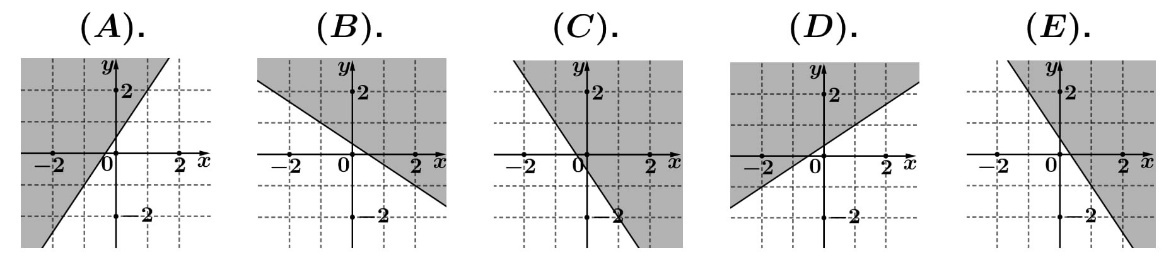
#> input picture api/prisma/data/100x100-v3/images/100V3-RATINEQ-13-A-03-1.jpeg, 1171 x 260 px
$ python split-choice-image.py data/100x100-v3/images/100V3-RATINEQ-13-A-03-1.jpeg data/100x100-v3/images/100V3-RATINEQ-13-A-09-2.jpeg
#> lines starting #> are read from the running program, lines starting #| are printed output that depends on the picture
#!/usr/bin/env python3
"""
A–E сонголтыг нэг өргөн зурагт хэвтээ байрлуулсан зургийг сонголт бүрээр таслана.

  python3 prisma/split-choice-image.py <зураг> <гаралтын угтвар> [--n 5] [--keep-label]

Алхам: цагаан босоо зурвасаар n багана болгоно → баганын дээд «(A).» шошгыг
(эхний хэвтээ цагаан зурвас хүртэлх хэсэг) хасна → цагаан захыг тайрна.
"""
import sys
from PIL import Image

def ink_mask(im, thr=200):
    g = im.convert("RGBA")
    bg = Image.new("RGBA", g.size, (255, 255, 255, 255))
    bg.alpha_composite(g)
    return bg.convert("L"), lambda v: v < thr

def runs(flags):
    out, start = [], None
    for i, f in enumerate(flags + [False]):
        if f and start is None:
            start = i
        elif not f and start is not None:
            out.append([start, i])
            start = None
    return out

def split_columns(gray, is_ink, n):
    w, h = gray.size
    px = gray.load()
    col = [any(is_ink(px[x, y]) for y in range(h)) for x in range(w)]
    segs = runs(col)
    # хамгийн жижиг завсраар нь нийлүүлж n хэсэг болгоно
    while len(segs) > n:
        gaps = [(segs[i + 1][0] - segs[i][1], i) for i in range(len(segs) - 1)]
        _, i = min(gaps)
        segs[i] = [segs[i][0], segs[i + 1][1]]
        del segs[i + 1]
    return segs

def strip_label(gray, is_ink, box):
    x0, x1 = box
    w, h = gray.size
    px = gray.load()
    rows = [any(is_ink(px[x, y]) for x in range(x0, x1)) for y in range(h)]
    blocks = runs(rows)
    if len(blocks) >= 2:
        first = blocks[0]
        # шошго: намхан (зургийн өндрийн 25%-иас бага) эхний блок
        if first[1] - first[0] < h * 0.25:
            return blocks[1][0], blocks[-1][1]
    return blocks[0][0], blocks[-1][1]

def main():
    src, prefix = sys.argv[1], sys.argv[2]
    n = int(sys.argv[sys.argv.index("--n") + 1]) if "--n" in sys.argv else 5
    keep = "--keep-label" in sys.argv
    im = Image.open(src).convert("RGBA")
    gray, is_ink = ink_mask(im)
#> in ink_mask, `bg = Image.new("RGBA", g.size, (255, 255, 255, 255))`: bg: PIL image 1171x260 RGBA; every value is 255
    segs = split_columns(gray, is_ink, n)
#> in split_columns, `col = [any(is_ink(px[x, y]) for y in range(h)) for x in range(w)]`: col = 1171 items, first 6: False, False, False, False, False, False
#> the loop in runs, `for i, f in enumerate(flags + [False]):` made 1172 passes
#> f on passes 1 to 12: False, False, False, False, False, False, False, False, False, False, False, False
#> after the loop in runs, `for i, f in enumerate(flags + [False]):`: out = [[21, 211], [257, 447], [494, 683], [730, 920], [967, 1156]]
#> in split_columns, `segs = runs(col)`: segs has the same summary as out in runs
#> segs has the same summary as out in runs
    if len(segs) != n:
        sys.exit(f"{src}: {len(segs)} багана олдлоо, {n} хүлээсэн")
    flat = Image.new("RGB", im.size, (255, 255, 255))
#> flat: PIL image 1171x260 RGB; every value is 255
    flat.paste(im, mask=im.split()[3])
#> flat is the input picture: PIL image 1171x260 RGB; min 0, max 255, mean 223.6
    for i, (x0, x1) in enumerate(segs):
        y0, y1 = (0, im.size[1]) if keep else strip_label(gray, is_ink, (x0, x1))
        crop = flat.crop((x0, y0, x1, y1))
        g2, ink2 = ink_mask(crop)
        bbox = Image.eval(g2, lambda v: 255 if ink2(v) else 0).getbbox()
        if bbox:
            crop = crop.crop(bbox)
        pad = Image.new("RGB", (crop.width + 16, crop.height + 16), (255, 255, 255))
        pad.paste(crop, (8, 8))
        out = f"{prefix}-{'ABCDE'[i]}.png"
        pad.save(out, optimize=True)
        print(out, pad.size)
#> this loop made 5 passes
#> (blocks in strip_label, y0, bbox) on passes 1 to 5: ([[12, 45], [58, 248]], 58, (0, 0, 190, 190)), ([[12, 45], [58, 248]], 58, (0, 0, 190, 190)), ([[12, 45], [60, 248]], 60, (0, 0, 189, 188)), ([[12, 45], [62, 248]], 62, (0, 0, 190, 186)), ([[12, 45], [60, 248]], 60, (0, 0, 189, 188))
#| data/100x100-v3/images/100V3-RATINEQ-13-A-09-2.jpeg-A.png (206, 206)
#| data/100x100-v3/images/100V3-RATINEQ-13-A-09-2.jpeg-B.png (206, 206)
#| data/100x100-v3/images/100V3-RATINEQ-13-A-09-2.jpeg-C.png (205, 204)
#| data/100x100-v3/images/100V3-RATINEQ-13-A-09-2.jpeg-D.png (206, 202)
#| data/100x100-v3/images/100V3-RATINEQ-13-A-09-2.jpeg-E.png (205, 204)
#> pass 1, in main, `crop = flat.crop((x0, y0, x1, y1))`:
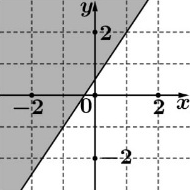
#> crop: PIL image 190x190 RGB; min 0, max 255, mean 206.3
#> after the loop:
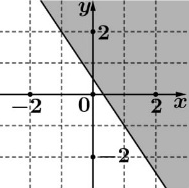
#> crop: PIL image 189x188 RGB; min 0, max 255, mean 205.9
#> after the loop:
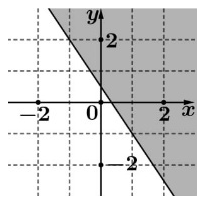
#> pad: PIL image 205x204 RGB; min 0, max 255, mean 213.3

if __name__ == "__main__":
    main()
